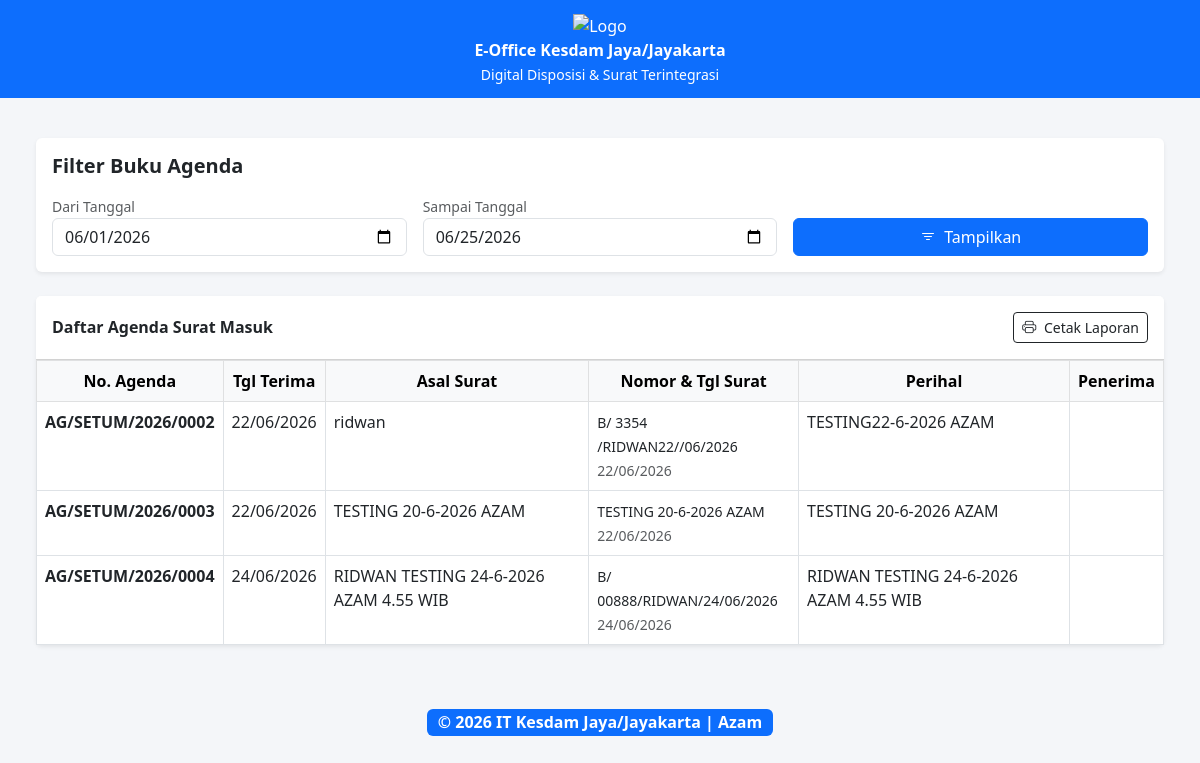
/rekap/buku_agenda.php, run on the app's committed database.
### tables this page shows
CREATE TABLE `surat_masuk` (
  `id_surat` int NOT NULL AUTO_INCREMENT,
  `created_by` int NOT NULL,
  `kode` varchar(50) DEFAULT NULL,
  `no_agenda` varchar(100) DEFAULT NULL,
  `asal_surat` varchar(150) NOT NULL,
  `tanggal_input` date DEFAULT NULL,
  `nama_pengirim` varchar(100) DEFAULT NULL,
  `jabatan_pengirim` varchar(100) DEFAULT NULL,
  `no_hp_pengirim` varchar(20) DEFAULT NULL,
  `no_surat` varchar(100) NOT NULL,
  `tanggal_surat` date NOT NULL,
  `tanggal_kirim` date DEFAULT NULL,
  `bentuk_surat` enum('Aplikasi','Email','Whatsapp','Telegram','Fisik') NOT NULL,
  `klasifikasi_surat` varchar(50) NOT NULL,
  `sifat_surat` varchar(50) NOT NULL,
  `kepada` varchar(255) DEFAULT NULL,
  `status_baca` varchar(20) NOT NULL DEFAULT 'belum',
  `tembusan` text,
  `perihal` text NOT NULL,
  `status_dokumen` enum('Asli','Tembusan') NOT NULL,
  `file_surat` varchar(255) NOT NULL,
  `keterangan` text,
  `status_proses` varchar(50) NOT NULL DEFAULT 'Baru',
  `status_ttd` varchar(50) DEFAULT 'Belum TTD',
  `tujuan_pimpinan` enum('kakesdam','wakakesdam') DEFAULT NULL,
  `tembusan_pimpinan` text,
  `catatan_spri` text,
  `ttd_spri_image` text,
  `notif_pimpinan_status` int DEFAULT '0',
  `notif_spri_status` int DEFAULT '0',
  `tujuan_disposisi` varchar(100) DEFAULT NULL,
  `tujuan_utama` varchar(100) DEFAULT NULL,
  `catatan_disposisi` text,
  `tanggal_disposisi` datetime DEFAULT NULL,
  `tanggal_diterima` datetime DEFAULT CURRENT_TIMESTAMP,
  `tahap_disposisi` int DEFAULT '1',
  `jenis_surat` varchar(100) DEFAULT NULL,
  `sumber_surat` enum('Internal','Ruangan','Jajaran','Satuan Lain','Setum') NOT NULL,
  `role_pengirim` varchar(20) DEFAULT 'internal',
  `verified_by` varchar(100) DEFAULT NULL,
  `tanggal_verifikasi` datetime DEFAULT NULL,
  `created_at` timestamp NOT NULL DEFAULT CURRENT_TIMESTAMP,
  `surat_ttd` varchar(255) DEFAULT NULL,
  `tanggal_ttd` datetime DEFAULT NULL,
  `ditandatangani_oleh` int DEFAULT NULL,
  `ttd_kakesdam` varchar(255) DEFAULT NULL,
  `ttd_wakakesdam` varchar(255) DEFAULT NULL,
  `kode_verifikasi` varchar(50) DEFAULT NULL,
  `file_surat_ttd` varchar(255) DEFAULT NULL,
  `ttd_oleh` varchar(100) DEFAULT NULL,
  `tgl_ttd` datetime DEFAULT NULL,
  `hidden_wakakesdam` tinyint(1) DEFAULT '0',
  `hidden_kakesdam_jaya` tinyint(1) NOT NULL DEFAULT '0',
  `hidden_wakakesdam_jaya` tinyint(1) NOT NULL DEFAULT '0',
  `hidden_spri_pimpinan` tinyint(1) DEFAULT '0',
  `current_role` varchar(100) DEFAULT NULL,
  `last_sender` varchar(100) DEFAULT NULL,
  `status_verifikasi` varchar(20) DEFAULT 'belum',
  `diverifikasi_oleh` varchar(150) DEFAULT NULL,
  `hidden_setum` tinyint(1) DEFAULT '1',
  `posisi_terakhir` varchar(100) DEFAULT NULL,
  PRIMARY KEY (`id_surat`),
  KEY `idx_status_proses` (`status_proses`),
  KEY `status_proses` (`status_proses`),
  KEY `tanggal_diterima` (`tanggal_diterima`),
  KEY `idx_tanggal` (`tanggal_diterima`),
  KEY `idx_status` (`status_proses`)
);

### rekap/buku_agenda.php (the view, shortened to what this page needs)
<?php
require_once '../config/koneksi.php';
$tgl_awal = $_GET['tgl_awal'] ?? date('Y-m-01');
$tgl_akhir = $_GET['tgl_akhir'] ?? date('Y-m-d');
$sql = "SELECT * FROM surat_masuk
        WHERE tanggal_diterima BETWEEN '$tgl_awal' AND '$tgl_akhir'
        ORDER BY no_agenda ASC";
$query = mysqli_query($conn, $sql);
include '../layout/header.php';
?>
<div class="main-content p-4">
    <div class="card border-0 shadow-sm mb-4">
        <div class="card-body">
            <h5 class="fw-bold mb-3">Filter Buku Agenda</h5>
            <form method="GET" class="row g-3">
                <div class="col-md-4">
                    <label class="small text-muted">Dari Tanggal</label>
                    <input type="date" name="tgl_awal" class="form-control" value="<?= $tgl_awal ?>">
                </div>
                <div class="col-md-4">
                    <label class="small text-muted">Sampai Tanggal</label>
                    <input type="date" name="tgl_akhir" class="form-control" value="<?= $tgl_akhir ?>">
                </div>
                <div class="col-md-4 d-flex align-items-end">
                    <button type="submit" class="btn btn-primary w-100"><i class="bi bi-filter me-1"></i> Tampilkan</button>
                </div>
            </form>
        </div>
    </div>
    <div class="card border-0 shadow-sm">
        <div class="card-header bg-white py-3 d-flex justify-content-between align-items-center">
            <h6 class="fw-bold mb-0">Daftar Agenda Surat Masuk</h6>
            <button onclick="window.print()" class="btn btn-outline-dark btn-sm">
                <i class="bi bi-printer me-1"></i> Cetak Laporan
            </button>
        </div>
        <div class="card-body p-0">
            <div class="table-responsive">
                <table class="table table-bordered mb-0" id="tabelAgenda">
                    <thead class="table-light text-center">
                        <tr>
                            <th>No. Agenda</th>
                            <th>Tgl Terima</th>
                            <th>Asal Surat</th>
                            <th>Nomor & Tgl Surat</th>
                            <th>Perihal</th>
                            <th>Penerima</th>
                        </tr>
                    </thead>
                    <tbody>
                        <?php while($row = mysqli_fetch_assoc($query)): ?>
                        <tr>
                            <td class="text-center fw-bold"><?= $row['no_agenda'] ?></td>
                            <td><?= date('d/m/Y', strtotime($row['tanggal_diterima'])) ?></td>
                            <td><?= $row['asal_surat'] ?></td>
                            <td>
                                <small><?= $row['no_surat'] ?></small><br>
                                <small class="text-muted"><?= date('d/m/Y', strtotime($row['tanggal_surat'])) ?></small>
                            </td>
                            <td><?= $row['perihal'] ?></td>
                            <td><?= $row['kepada'] ?></td>
                        </tr>
                        <?php endwhile; ?>
                    </tbody>
                </table>
            </div>
        </div>
    </div>
</div>
<?php include '../layout/footer.php'; ?>

### layout/header.php (style rules this page uses)
body { background: #f4f6f9; }

### data on the page
surat_masuk: no_agenda "AG/SETUM/2026/0002", tanggal_diterima "22/06/2026", asal_surat "ridwan", no_surat "B/ 3354 /RIDWAN22//06/2026", tanggal_surat "22/06/2026", perihal "TESTING22-6-2026 AZAM"
surat_masuk: no_agenda "AG/SETUM/2026/0003", tanggal_diterima "22/06/2026", asal_surat "TESTING 20-6-2026 AZAM", no_surat "TESTING 20-6-2026 AZAM", tanggal_surat "22/06/2026", perihal "TESTING 20-6-2026 AZAM"
surat_masuk: no_agenda "AG/SETUM/2026/0004", tanggal_diterima "24/06/2026", asal_surat "RIDWAN TESTING 24-6-2026 AZAM 4.55 WIB", no_surat "B/ 00888/RIDWAN/24/06/2026", tanggal_surat "24/06/2026", perihal "RIDWAN TESTING 24-6-2026 AZAM 4.55 WIB"
